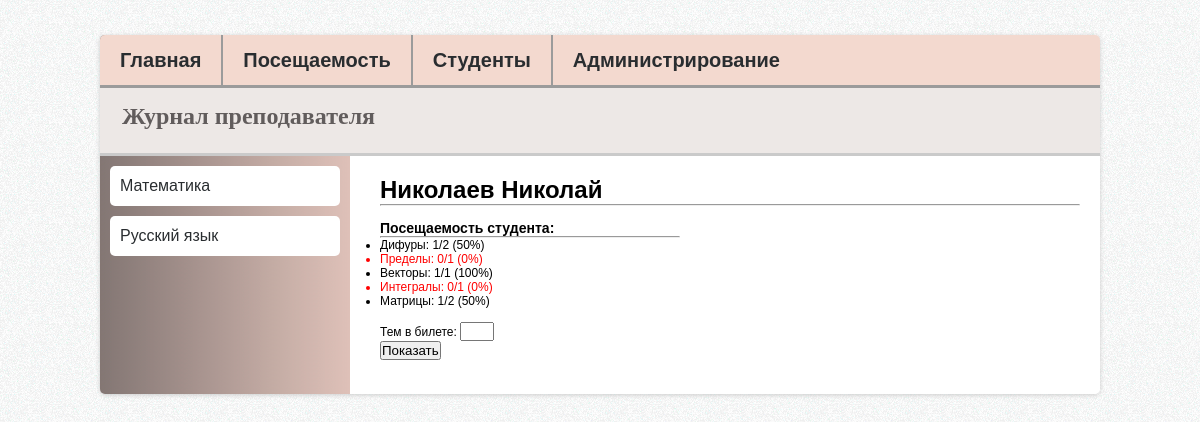
The app's page /student/3/7 with its own data.
### study/models.py (models this page shows, shortened)
class Subject(models.Model):
    professor = models.ForeignKey('Professor')
    title = models.TextField()
    def __str__(self):
        return self.title

class Student(models.Model):
    name = models.TextField()

class Subsection(models.Model):
    subject = models.ForeignKey('Subject')
    title = models.TextField()
    def __str__(self):
        return str(self.title)

### study/views.py (the view)
# urls.py: url(r'^student/(?P<subject_id>[0-9]+)/(?P<student_id>[0-9]+)', views.student, name='student'),
def student(request, subject_id, student_id):
    student = Student.objects.get(id=student_id)
    subject = Subject.objects.get(id=subject_id)
    student_lessons = []
    lessons_dict = __get_student_lessons_dict(StudentLesson.objects.order_by('student'), Student.objects.order_by('name'))
    subsections_list = Subsection.objects.filter(subject=subject)
    student_info = __get_student_info(lessons_dict, subsections_list, student)
    lessons_info = {}
    for subsection in subsections_list:
        counter = 0
        for lesson in Lesson.objects.order_by('id'):
            if lesson.subsection == subsection:
                counter += 1
        lessons_info[subsection] = counter
    student_percentage = {}
    for subsection in subsections_list:
        student_percentage[subsection] = int(student_info[subsection] * 100 / (lessons_info[subsection] if lessons_info[subsection] > 0 else 1))
    amount = 0
    tickets = []
    try:
        amount = int(request.POST['amount'])
        import operator
        tickets = [item[0] for item in sorted(student_percentage.items(), key=operator.itemgetter(1), reverse=False)[0:amount]]
    except:
        pass
    context = {
        'student_info': student_info,
        'lessons_info': lessons_info,
        'student': student,
        'subjects_list': Subject.objects.order_by('title'),
        'student_percentage': student_percentage,
        'tickets': tickets
        }
    return render(request, 'study/student.html', context)

### study/views.py (called while the page is built)
def __get_student_lessons_dict(student_lesson_list, students_list):
    result = {}
    for student in students_list:
        result[student] = []
        for student_lesson in student_lesson_list:
            if student_lesson.student == student:
                result[student].append(student_lesson.lesson)
    return result

def __get_student_info(lessons_dict, subsections_list, student):
    student_info = {}
    for subsection in subsections_list:
        counter = 0
        for lesson in lessons_dict[student]:
            if lesson.subsection == subsection:
                counter += 1
        student_info[subsection] = counter
    return student_info

@register.filter
def get_item(dictionary, key):
    return dictionary.get(key)

### study/templates/study/student.html (shortened to what this page needs)
{% extends 'study/base.html' %}
{% block content %}
<h1>{{student.name}}</h1><hr><br>
<h3>Посещаемость студента:</h3><hr style="margin-right:400px">
<ul>
    {% for subsection in student_info %}
    <li
            {% if student_percentage|get_item:subsection <= 5 %}
                style="color:red"
            {% endif %}
            >
        {{ subsection }}: {{ student_info|get_item:subsection }}/{{ lessons_info|get_item:subsection }} ({{ student_percentage|get_item:subsection }}%)
    </li>
    {% endfor %}
</ul>
<br>
<form action="" method="post">
    <p>Тем в билете: <input type="text" name="amount" style="width:30px"></p>
    <p><input type="submit" value="Показать"></p><br>
</form>
{% endblock %}
{% block sidebar %}
    <div id="subject_name">
        <ul>
            {% for subject in subjects_list %}
                <li><a href="{% url 'study:student' subject.id student.id %}">{{ subject }}</a></li>
            {% endfor %}
        </ul>
    </div>
{% endblock %}

### study/static/study/style.css (style rules this page uses)
* { margin: 0; padding: 0; }
body { background: url("../images/bg.png") #EAEAEA; font: 12px Arial, Tahoma; }
a { text-decoration: none; }
#subject_name ul { list-style: none; }
#subject_name ul li a { color: #292d30; font-family: "Arial"; line-height: 40px; font-size: 16px; padding: 0 10px; display: block; }
#subject_name ul li { float: left; background: #FFF; margin: 10px 10px 0px; margin-right: 10px; width: 230px; border-radius: 5px; }
#subject_name ul li:last-child { margin-bottom: 10px; }

### records on screen
Subject: title "Математика"
Subject: title "Русский язык"
Student: name "Николаев Николай"
Subsection: title "Дифуры", id "1", id "2", id "50"
Subsection: title "Пределы", id "0", id "1"
Subsection: title "Векторы", id "1", id "100"
Subsection: title "Интегралы", id "0", id "1"
Subsection: title "Матрицы", id "1", id "2", id "50"
